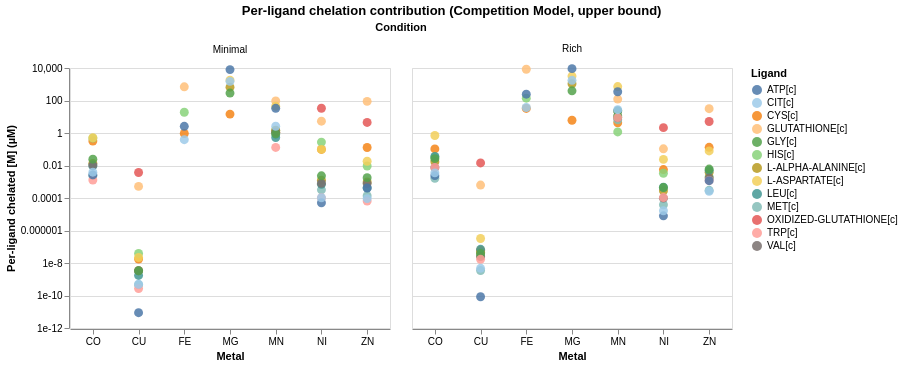

Here is the notebook cell this chart was saved with:
### Markdown cell above
### Plot 6 – Per-ligand chelation contribution breakdown

### Code cell
def per_ligand_chelation_breakdown(
    metals, free_metal, sim_buf,
    metal_to_buffer, buffer_to_metal,
):
    """
    Replicates the free_buf calculation from estimate_buffered_competition,
    then returns a per-ligand breakdown of chelated metal concentration (in M).
    1:1 stoichiometry only.

    Returns a list of dicts with keys:
        metal, ligand, contribution_M
    """
    free_metal_d = free_metal.to_dict()
    sim_buf_d = sim_buf.to_dict()

    # ── Step 1: free buffer concentrations ──
    free_buf = {}
    for buf in set(buffer_to_metal):
        total = sim_buf_d.get(buf, 0.0)
        B = 1.0
        for m, lb in buffer_to_metal.get(buf, {}).items():
            B += 10**lb * free_metal_d.get(m, 0.0)
        free_buf[buf] = total / B

    # ── Step 2: per-ligand breakdown ──
    rows = []
    for metal in metals:
        free_m = free_metal_d.get(metal, 0.0)
        for buf, lb in metal_to_buffer.get(metal, {}).items():
            contrib = free_m * 10**lb * free_buf.get(buf, 0.0)
            rows.append(dict(metal=metal, ligand=buf, contribution_M=contrib))
    return rows


# ── Build per-ligand tables for both conditions ──
for condition, free_metal, sim_buf in [
    ("Minimal", free_metal_minimal, sim_buf_minimal),
    ("Rich",    free_metal_rich,    sim_buf_rich),
]:
    rows = per_ligand_chelation_breakdown(
        ALL_METALS, free_metal, sim_buf,
        metal_to_buffer_ub, buffer_to_metal_ub,
    )
    df = pd.DataFrame(rows)
    df["contribution_uM"] = df["contribution_M"] * 1e6


# ── Build combined Altair dot plot ──
all_rows = []
for condition, free_metal, sim_buf in [
    ("Minimal", free_metal_minimal, sim_buf_minimal),
    ("Rich",    free_metal_rich,    sim_buf_rich),
]:
    rows = per_ligand_chelation_breakdown(
        ALL_METALS, free_metal, sim_buf,
        metal_to_buffer_ub, buffer_to_metal_ub,
    )
    for r in rows:
        r["condition"] = condition
    all_rows.extend(rows)

plot_df_ligand = (
    pl.DataFrame(all_rows)
    .with_columns(
        (pl.col("contribution_M") * 1e6).alias("contribution_uM")
    )
    .filter(pl.col("contribution_uM") > 0)
)

chart_per_ligand = (
    alt.Chart(plot_df_ligand.to_pandas())
    .mark_point(filled=True, size=80, opacity=0.85)
    .encode(
        x=alt.X("metal:N", title="Metal", axis=alt.Axis(labelAngle=0)),
        y=alt.Y(
            "contribution_uM:Q",
            title="Per-ligand chelated [M] (µM)",
            scale=alt.Scale(type="log"),
        ),
        color=alt.Color(
            "ligand:N",
            title="Ligand",
            scale=alt.Scale(scheme="tableau20"),
        ),
        tooltip=["metal", "ligand", alt.Tooltip("contribution_uM:Q", format=".3e")],
        facet=alt.Facet("condition:N", columns=2, title="Condition"),
    )
    .properties(width=320, height=260)
    .resolve_scale(y="shared")
    .properties(
        title=alt.TitleParams(
            "Per-ligand chelation contribution (Competition Model, upper bound)",
            anchor="middle",
        )
    )
)
# chart_per_ligand.save('notebooks/cofactors/buffer_figures/per_ligand_contribution.svg')
chart_per_ligand

### Figure 1 — Vega-Lite specification as saved in the notebook (floating-point values rounded to 4 significant figures; data arrays with more than 128 entries replaced by an {"elided": "..."} marker saying what was removed)
{"config": {"view": {"continuousWidth": 300, "continuousHeight": 300}}, "data": {"name": "data-93b1cffe3bebee011cf52c37e2f30c37"}, "mark": {"type": "point", "filled": true, "opacity": 0.85, "size": 80}, "encoding": {"color": {"field": "ligand", "scale": {"scheme": "tableau20"}, "title": "Ligand", "type": "nominal"}, "facet": {"columns": 2, "field": "condition", "title": "Condition", "type": "nominal"}, "tooltip": [{"field": "metal", "type": "nominal"}, {"field": "ligand", "type": "nominal"}, {"field": "contribution_uM", "format": ".3e", "type": "quantitative"}], "x": {"axis": {"labelAngle": 0}, "field": "metal", "title": "Metal", "type": "nominal"}, "y": {"field": "contribution_uM", "scale": {"type": "log"}, "title": "Per-ligand chelated [M] (µM)", "type": "quantitative"}}, "height": 260, "resolve": {"scale": {"y": "shared"}}, "title": {"text": "Per-ligand chelation contribution (Competition Model, upper bound)", "anchor": "middle"}, "width": 320, "$schema": "https://vega.github.io/schema/vega-lite/v5.20.1.json", "datasets": {"data-93b1cffe3bebee011cf52c37e2f30c37": {"elided": "146 records"}}}
